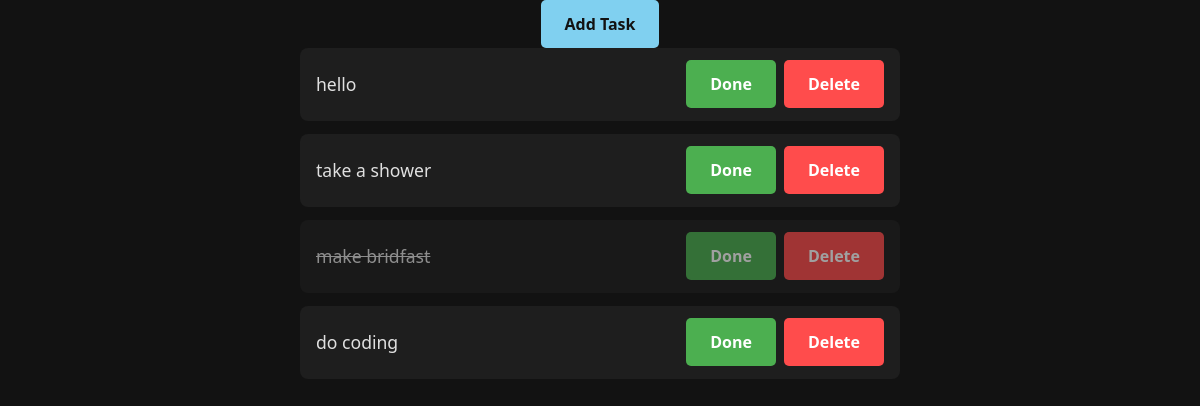
Before: /todo/list/ (signed in) with the older database file.
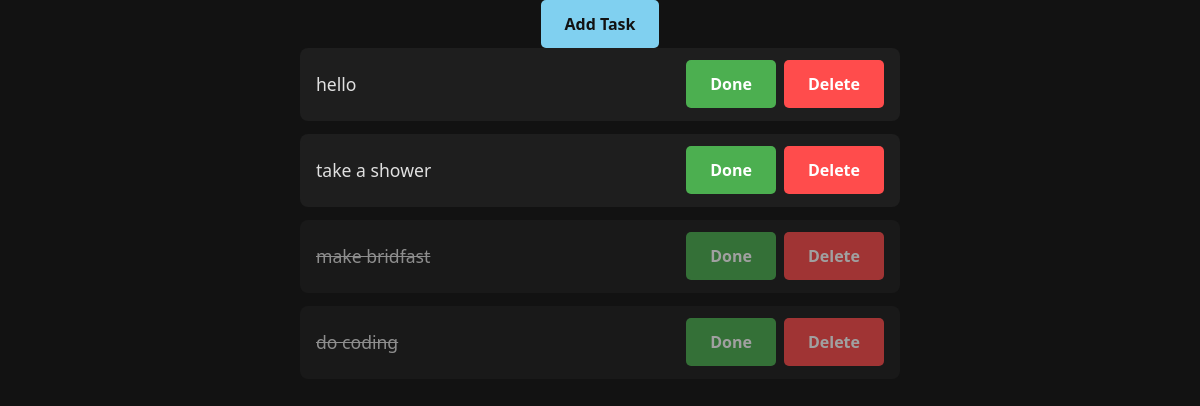
After: the same page with the newer database file.
### todo/models.py (models this page shows, shortened)
class Task(models.Model):
    author = models.ForeignKey(get_user_model(), on_delete=models.CASCADE)
    title = models.CharField(max_length=100)
    is_done = models.BooleanField(default=False)
    created_at = models.DateTimeField(auto_now_add=True)
    updated_at = models.DateTimeField(auto_now=True)

### todo/views.py (the view)
# urls.py: path('list/', views.TaskListView.as_view(), name='task-list'),
class TaskListView(LoginRequiredMixin, ListView):
    model = Task
    context_object_name = 'tasks'
    def get_queryset(self):
        return Task.objects.filter(author=self.request.user).order_by('created_at')

### templates/todo/task_list.html (shortened to what this page needs)
{% extends '../parent/base.html' %}
{% block content %}
    <div class="task-header">
        <a href="{% url 'todo:task-create' %}" class="btn btn-add">Add Task</a>
    </div>
    <ul class="task-list">
    {% for task in tasks %}
        <li class="task-item {% if task.is_done %}done{% endif %}">
            <span class="task-title">
                {% if task.is_done %}
                    <s>{{ task.title }}</s>
                {% else %}
                    {{ task.title }}
                {% endif %}
            </span>
            <div class="task-actions">
                <a href="{% url 'todo:task-update' pk=task.id %}" class="btn btn-done">Done</a>
                <a href="{% url 'todo:task-delete' pk=task.id %}" class="btn btn-delete">Delete</a>
            </div>
        </li>
    {% endfor %}
    </ul>
{% endblock %}

Changed rows visible on the page:
changed Task "do coding": is_done False → True (drawn)
